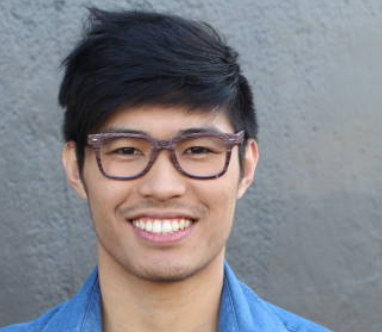
#> input picture img/pic3.png, 382 x 332 px; the run also reads 1 picture not shown here
$ jupyter execute 'Face detection using svm Model.ipynb'   (text cells are left out)
#> lines starting #> are read from the running program, lines starting #| are printed output that depends on the picture; after the words box and inside, x2 and y2 are one past the last pixel; in counts of white or black regions, pixels touching at a corner belong together
[cell 1]
import cv2
from skimage import feature as detector
import matplotlib.pyplot as plt
from sklearn.model_selection import train_test_split
from sklearn.svm import SVC
from sklearn.metrics import accuracy_score
import numpy as np
import os
import glob
from sklearn.metrics import confusion_matrix
import seaborn as sns
import random
import shutil
from sklearn.metrics import classification_report
from sklearn.preprocessing import Normalizer
import re

[cell 2]
# Load the image
img = cv2.imread('./img/pic3.png')
#> img is the input picture: shape (332, 382, 3); mean B, G, R 134.9, 129.9, 130.4

# Convert the image to grayscale
gray = cv2.cvtColor(img, cv2.COLOR_BGR2GRAY)
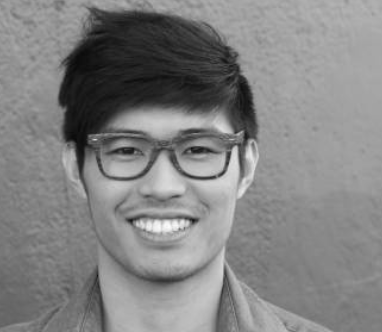
#> gray: shape (332, 382); min 10, max 251, mean 130.6

# Load the face detection cascade classifier
face_cascade = cv2.CascadeClassifier(cv2.data.haarcascades + 'haarcascade_frontalface_default.xml')

# Detect faces in the image
faces = face_cascade.detectMultiScale(gray, scaleFactor=1.1, minNeighbors=5)
#> faces = [[62, 72, 199, 199]]

# Draw rectangles around the detected faces
# for (x, y, w, h) in faces:
#     cv2.rectangle(img, (x, y), (x + w, y + h), (0, 255, 0), 2)
x, y, w, h = faces[0]
#> x = 62; y = 72; w = 199; h = 199
cv2.rectangle(img, (x, y), (x + w, y + h), (0, 255, 0), 2)
#> img: shape (332, 382, 3); 1.88% of pixels changed, all inside (x1, y1, x2, y2) = (61, 71, 263, 273)


plt.imshow(cv2.cvtColor(img, cv2.COLOR_BGR2RGB))
plt.show()

[cell 3]
# Load the input image
image = cv2.imread('./img/pic4.png')
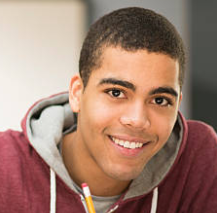
#> input picture img/pic4.png, 217 x 213 px
#> image is the input picture: shape (213, 217, 3); mean B, G, R 111.1, 126.1, 160.3

# Convert the image to grayscale
gray_image = cv2.cvtColor(image, cv2.COLOR_BGR2GRAY)
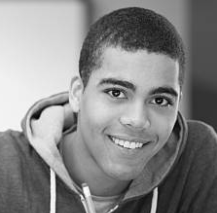
#> gray_image: shape (213, 217); min 4, max 253, mean 134.6

# Load the face detection classifier
face_cascade = cv2.CascadeClassifier(cv2.data.haarcascades + 'haarcascade_frontalface_default.xml')

# Detect faces in the image
faces = face_cascade.detectMultiScale(gray_image, scaleFactor=1.1, minNeighbors=10)
#> faces = [[74, 47, 125, 125]]

# If a face is detected, extract the region of interest (ROI)

x, y, w, h = faces[0]
#> x = 74; y = 47; w = 125; h = 125
roi = image[y:y+h, x:x+w]


# Create a mask of the ROI
mask = cv2.cvtColor(roi, cv2.COLOR_BGR2GRAY)
mask[mask > 0] = 0
#> mask: shape (125, 125); every value is 0

# Apply the mask to the ROI and create a new image
result = cv2.bitwise_and(roi, roi, mask=mask)
#> result: shape (125, 125, 3); every value is 0

# Replace the ROI with the new image in the original image
image[y:y+h, x:x+w] = result
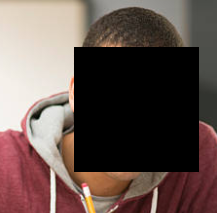
#> image: shape (213, 217, 3); mean B, G, R 77.4, 82.8, 100.1

# Display the result
plt.imshow(cv2.cvtColor(image, cv2.COLOR_BGR2RGB))
plt.show()

[cell 4]
def detect_faces(image):

    # Convert to grayscale
    gray = cv2.cvtColor(image, cv2.COLOR_BGR2GRAY)

    # Load the face cascade classifier
    face_cascade = cv2.CascadeClassifier(cv2.data.haarcascades +'haarcascade_frontalface_default.xml')

    # Detect faces in the image
    faces = face_cascade.detectMultiScale(gray, scaleFactor=1.1, minNeighbors=5)

    # Extract the face pixels
    x, y, w, h = faces[0]
    face_pixels = image[y:y+h, x:x+w]
#     face_pixels = []
#     for (x, y, w, h) in faces:
#         face_pixels.extend(image[y:y+h, x:x+w].reshape(-1, 3))

    return face_pixels

[cell 5]
def preprocess_image(img):

    # Convert to grayscale if necessary
    if len(img.shape) == 3 and img.shape[2] == 3:
        img = cv2.cvtColor(img, cv2.COLOR_RGB2GRAY)


    # Apply Gaussian blur to remove noise
    blur = cv2.GaussianBlur(img, (5, 5), 0)

    # Apply adaptive thresholding to binarize image
    thresh = cv2.adaptiveThreshold(blur, 255, cv2.ADAPTIVE_THRESH_GAUSSIAN_C, cv2.THRESH_BINARY_INV, 11, 2)


    return thresh

[cell 6]
def detect_faces(image_path):
    # Load the image
    image = cv2.imread(image_path)

    # Convert to grayscale
    gray = cv2.cvtColor(image, cv2.COLOR_BGR2GRAY)

    # Load the face cascade classifier
    face_cascade = cv2.CascadeClassifier(cv2.data.haarcascades +'haarcascade_frontalface_default.xml')

    # Detect faces in the image
    faces = face_cascade.detectMultiScale(gray, scaleFactor=1.1, minNeighbors=5)

    # Extract the face pixels
    face_pixels = []
    x, y, w, h = faces[0]
    face_pixels.append(image[y:y+h, x:x+w])

#     face_pixels = []
#     for (x, y, w, h) in faces:
#         face_pixels.append(image[y:y+h, x:x+w])

    # Combine the face pixels into a single image
    if len(face_pixels) > 0:
        face_image = np.concatenate(face_pixels, axis=1)
    else:
        face_image = np.zeros((1,1,3), np.uint8)

    return face_image

[cell 7]
# Detect faces and extract face pixels
face_pixels = detect_faces('./img/pic3.png')
#> in detect_faces, `faces = face_cascade.detectMultiScale(gray, scaleFactor=1.1, minNeighb..`: faces = [[62, 72, 199, 199]]
#> in detect_faces, `x, y, w, h = faces[0]`: x = 62; y = 72; w = 199


# # Show the face image
# plt.imshow(face_pixels)
# plt.show()
im = preprocess_image(face_pixels)
#> in preprocess_image, `thresh = cv2.adaptiveThreshold(blur, 255, cv2.ADAPTIVE_THRESH_GAUSSIAN..`:
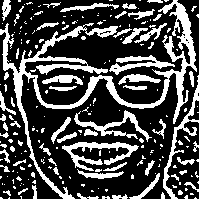
#> thresh: shape (199, 199); 28.8% white; 218 white regions (159 under 20 px), largest, box (x1, y1, x2, y2) and area: (0, 0, 197, 199) 4545, (62, 142, 139, 171) 750, (163, 75, 199, 199) 601


# Show the face image
# Show the image in grayscale
plt.imshow(im, cmap='gray')
plt.show()

[cell 8]
# Load the cascade
face_cascade = cv2.CascadeClassifier(cv2.data.haarcascades +'haarcascade_frontalface_default.xml')

# To capture video from webcam.
cap = cv2.VideoCapture(0)

# To use a video file as input
# cap = cv2.VideoCapture('filename.mp4')

# Loop through the frames
while True:
    # Read the frame
    _, img = cap.read()
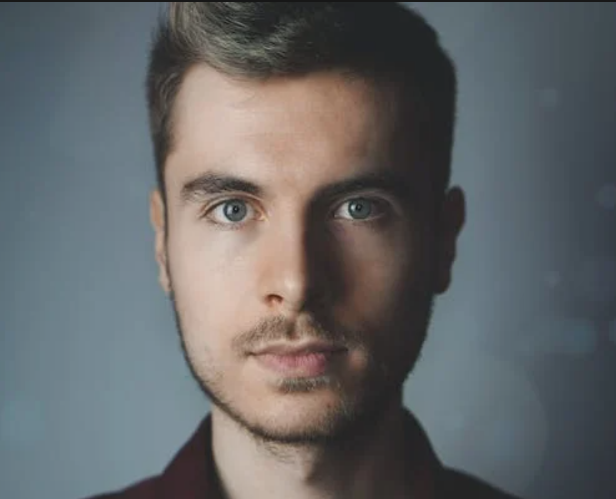
#> input picture test_images/std_id (1).jpg, 616 x 499 px, given in place of the camera
#> img is the input picture: shape (499, 616, 3); mean B, G, R 103, 101.8, 99.9

    # Convert to grayscale
    gray = cv2.cvtColor(img, cv2.COLOR_BGR2GRAY)
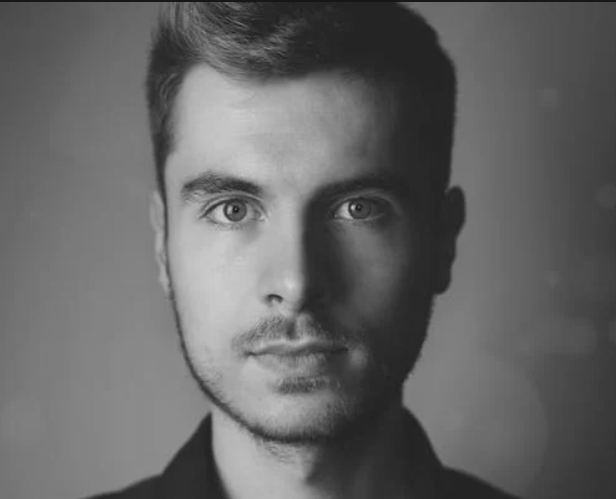
#> gray: shape (499, 616); min 20, max 210, mean 101.3

    # Detect the faces
    faces = face_cascade.detectMultiScale(gray, scaleFactor=1.1, minNeighbors=4)
#> faces = [[128, 80, 333, 333]]

    # Draw the rectangle around each face
    for (x, y, w, h) in faces:
        cv2.rectangle(img, (x, y), (x+w, y+h), (0, 0, 255), 2)
#> this loop made 1 pass
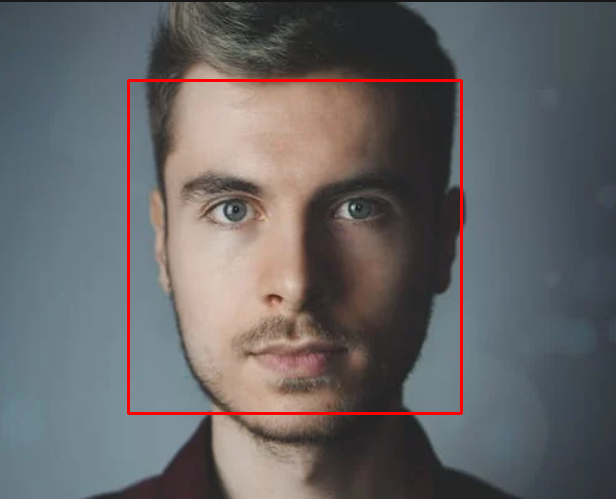
#> img: shape (499, 616, 3); 1.3% of pixels changed, all inside (x1, y1, x2, y2) = (127, 79, 463, 415)

    # Display
    cv2.imshow('img', img)

    # Stop if escape key is pressed
    k = cv2.waitKey(30) & 0xff
#> (key Esc is pressed here)
    if k==27:
        break

# Release the VideoCapture object
cap.release()
cv2.destroyAllWindows()

[cell 9]
def create_test_images(image_dir, test_dir, num_test_images):
    # Remove the existing test directory if it exists
    if os.path.exists(test_dir):
        shutil.rmtree(test_dir)

    # Create the test directory
    os.makedirs(test_dir)

    # Get a list of all image file names in the directory
    image_files = os.listdir(image_dir)

    # Shuffle the list of image file names randomly
    random.shuffle(image_files)

    # Select the specified number of images as test images
    test_files = image_files[:num_test_images]

    # Iterate over the test image files and copy them to the test directory
    for image_file in test_files:
        # Get the full path of the image file
        image_path = os.path.join(image_dir, image_file)

        # Get the label (image name) without the file extension
        label = os.path.splitext(image_file)[0]

        # Define the new file name for the test image
        new_filename = label + '.jpg'

        # Define the full path of the test image file
        new_filepath = os.path.join(test_dir, new_filename)

        # Copy the test image file to the test directory
        shutil.copy(image_path, new_filepath)

# Usage example
image_dir = './img/'
test_dir = './test_images/'
num_test_images = 10

create_test_images(image_dir, test_dir, num_test_images)

[cell 10]
def load_image_dataset(directory):
    # Load the face cascade
    face_cascade = cv2.CascadeClassifier(cv2.data.haarcascades +'haarcascade_frontalface_default.xml')


    # List of image file extensions to read
    image_exts = ['jpg', 'jpeg', 'png', 'bmp']
    i=0
    # Detect faces in all images in the directory
    faces_list = []
    label = []
    for ext in image_exts:
        for filename in glob.glob(os.path.join(directory, f'*.{ext}')):
            temp = os.path.splitext(os.path.basename(filename))[0]
            i = i+1
    #         print(i,'read image :',temp)
            img = cv2.imread(filename)
            gray = cv2.cvtColor(img, cv2.COLOR_BGR2GRAY)
            faces = face_cascade.detectMultiScale(gray, scaleFactor=1.1, minNeighbors=4)
            x, y, w, h = faces[0]
            face = img[y:y+h, x:x+w]
            faces_list.append(face)
            label.append(temp)

    return faces_list,label

[cell 11]
directory = './img'

faces_list,label = load_image_dataset(directory)

# Display the faces
if len(faces_list) > 0:
    fig = plt.figure(figsize=(10, 10))
    num_faces = len(faces_list)
    rows = cols = int(num_faces**0.5) + 1 if int(num_faces**0.5)**2 < num_faces else int(num_faces**0.5)
    for i, face in enumerate(faces_list):
        fig.add_subplot(rows, cols, i+1)
        plt.imshow(cv2.cvtColor(face, cv2.COLOR_BGR2RGB))
        plt.axis('off')

    plt.show()
else:
    print('No faces detected in any images.')

[cell 12]
def preprocess(image):
    # Convert to grayscale
    gray = cv2.cvtColor(image, cv2.COLOR_BGR2GRAY)
    # Apply Gaussian blur
    blur = cv2.GaussianBlur(gray, (5, 5), 0)
    # Apply histogram equalization
    eq = cv2.equalizeHist(blur)

    return eq

def preprocess_images(images, target_size):
    preprocessed_images = []
    for image in images:
        resized_image = cv2.resize(image, target_size)
        preprocessed_image = preprocess(resized_image)
        preprocessed_images.append(preprocessed_image)
    return preprocessed_images

def display_images(images, preprocessed_images):
    # Display the faces
    if len(preprocessed_images) > 0:
        fig = plt.figure(figsize=(10, 10))
        num_faces = len(preprocessed_images)
        rows = cols = int(num_faces**0.5) + 1 if int(num_faces**0.5)**2 < num_faces else int(num_faces**0.5)
        for i, face in enumerate(preprocessed_images):
            fig.add_subplot(rows, cols, i+1)
            plt.imshow(cv2.cvtColor(face, cv2.COLOR_BGR2RGB))
            plt.axis('off')

        plt.show()
    else:
        print('No faces detected in any images.')

# Example usage
target_size = (224, 224)
preprocessed_face_images = preprocess_images(faces_list,target_size)
#> after the loop in preprocess_images, `for image in images:`:
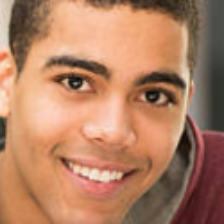
#> resized_image: shape (224, 224, 3); mean B, G, R 99.5, 128.1, 178
display_images(faces_list, preprocessed_face_images)

[cell 13]
def extract_image_features(preprocessed_face_images):
    hog = cv2.HOGDescriptor()
    hog_features = []

    for im in preprocessed_face_images:
        if im.shape[0] < 8 or im.shape[1] < 8:
            continue  # Skip images that are smaller than the cell size

        try:
            features = detector.hog(im, orientations=9, pixels_per_cell=(8, 8), cells_per_block=(8, 8))
            hog_features.append(features)
        except ValueError:
            continue  # Skip images that cause a ValueError

    hog_features = np.array(hog_features)
    print(len(hog_features))

    return hog_features

[cell 14]
hog_features = extract_image_features(preprocessed_face_images)

hog_normalize = Normalizer(norm='l2')
hog_nor = hog_normalize.transform(hog_features)

[cell 15]
#  data into training and testing sets
X_train = hog_features
y_train = label

[cell 16]
test_dir = './test_images/'
X_test,y_test = load_image_dataset(test_dir)
X_test = preprocess_images(X_test,target_size)
X_test = extract_image_features(X_test)

[cell 17]
print("Length of Train dataset",len(X_train))
print("Length of Test dataset",len(X_test))

[cell 18]
y_test = np.array([re.findall(r'\d+', item)[0] for item in y_test])

y_train = np.array([re.findall(r'\d+', item)[0] for item in y_train])

[cell 19]
# Train an SVM classifier on the training data
svm = SVC(kernel='linear')
svm.fit(X_train, y_train)

# Predict labels for the testing data
y_pred = svm.predict(X_test)

# Calculate the accuracy of the classifier
accuracy = accuracy_score(y_test, y_pred)
print(f"Accuracy: {accuracy}")

[cell 20]
# Generate classification report
report = classification_report(y_test, y_pred)

print("Classification Report:")
print(report)

[cell 21]
# Calculate the confusion matrix
cm = confusion_matrix(y_test, y_pred)

# Create a figure and axes
plt.figure(figsize=(8, 6))
ax = plt.subplot()

# Plot the confusion matrix using a heatmap
sns.heatmap(cm, annot=True, cmap='Blues', fmt='d', ax=ax)

# Set labels, title, and ticks
ax.set_xlabel('Predicted Labels')
ax.set_ylabel('True Labels')
ax.set_title('Confusion Matrix')
ax.xaxis.set_ticklabels(y_test)
ax.yaxis.set_ticklabels(y_pred)

# Show the plot
plt.show()
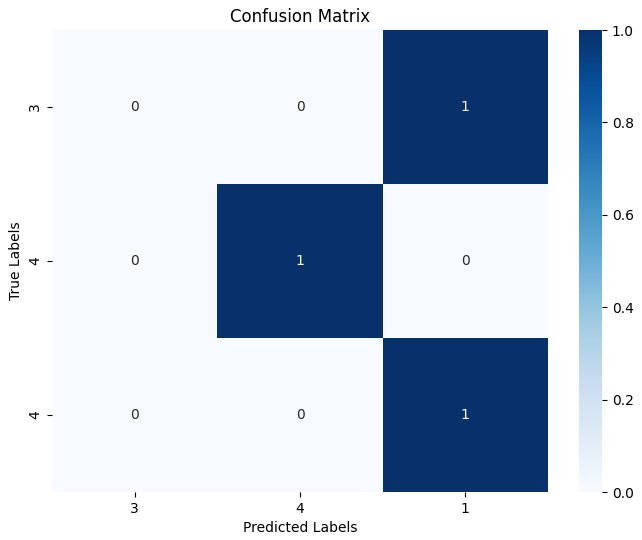
#> figure drawn by matplotlib, 2 panels
